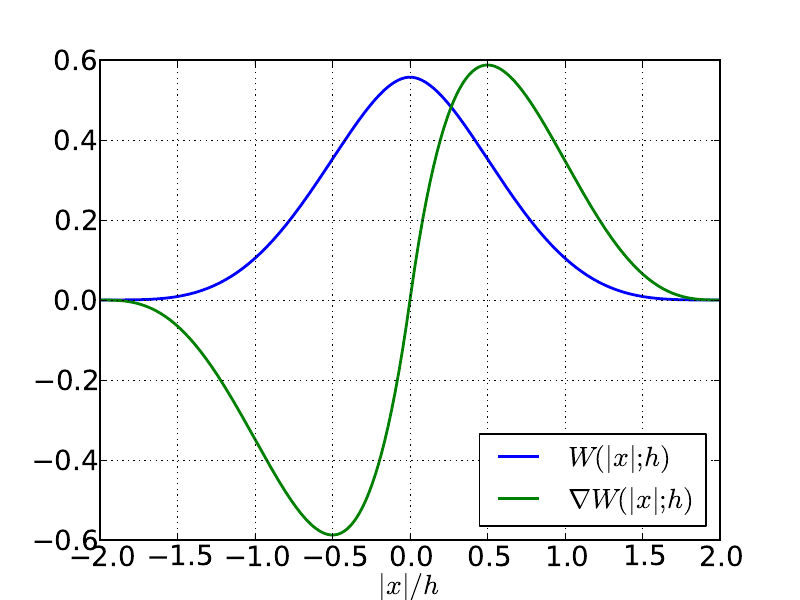

Reproduce this figure in Python.
import numpy as np
import matplotlib.pyplot as plt
import sys, os

# Kernel height
h   = 1.
# Maximum interaction distance (Kernel dependant)
sep = 2.
# Number of points considered
N   = 10000
# x coordinates
x   = np.linspace(-sep,sep,N)
# Evaluate the kernel and the gradient
w   = np.zeros(N)
dw  = np.zeros(N)
for i in range(0,N):
	w[i]  =  7./(64. * np.pi * h**2.) * (1.+2.*np.abs(x[i])) * (2.-np.abs(x[i]))**4.
	dw[i] = 70./(64. * np.pi * h**3.) * x[i] * (2.-np.abs(x[i]))**3.
# Plot results
plt.xlabel(r'$\vert x \vert / h$', fontsize=20)
plt.xticks(fontsize=20)
plt.yticks(fontsize=20)
wLine,  = plt.plot(x, w,  label=r'$W(\vert x \vert; h)$', lw=2)
dwLine, = plt.plot(x, dw, label=r'$\nabla W(\vert x \vert; h)$', lw=2)
plt.legend(loc='best', prop={'size':20})
plt.grid()
pathname = os.path.dirname(sys.argv[0])
plt.savefig(os.path.join(pathname, 'wendland2D.pdf'), format='pdf')